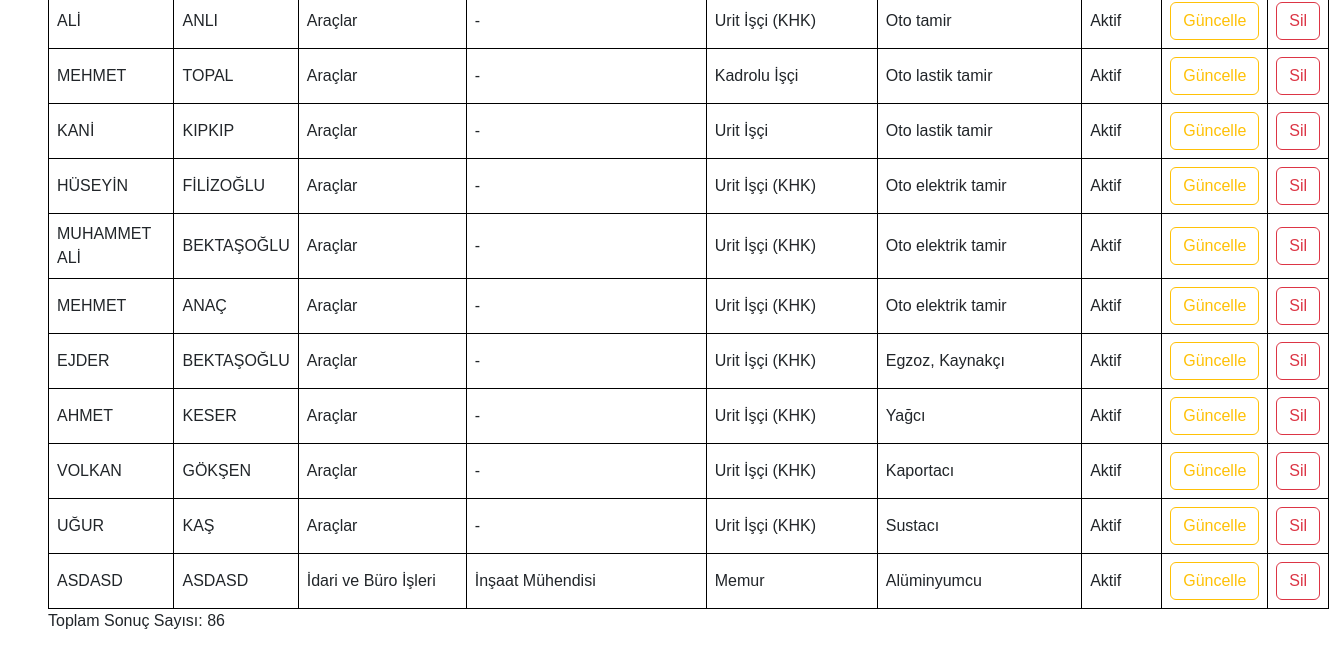
Before: /staff/ (lower part) with the older database file.
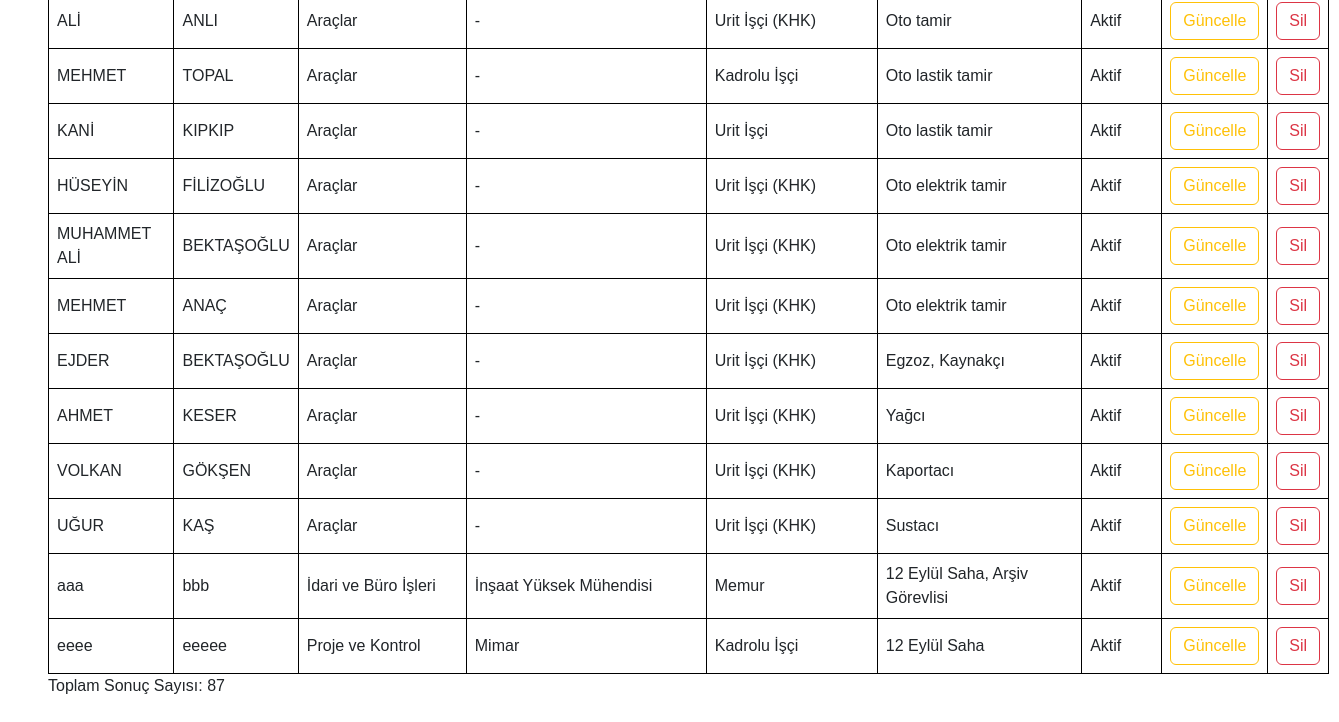
After: the same page with the newer database file.
### apps/staff/models.py (models this page shows, shortened)
class Staff(models.Model):
    name = models.CharField(max_length=200)
    surname = models.CharField(max_length=200)
    payroll = models.ForeignKey(Payroll, on_delete=models.CASCADE)
    unit = models.ForeignKey(Unit,on_delete=models.CASCADE)
    title = models.ForeignKey(Title, on_delete=models.CASCADE)
    duty = models.ManyToManyField(Duty)
    is_active = models.BooleanField(default=True)
    class Meta:
        verbose_name = "Personel"
        verbose_name_plural = "Personeller"

class Unit (models.Model):
    name = models.CharField(max_length=200, unique=True)
    def __str__(self):
        return self.name
    class Meta:
        verbose_name = "Birim"
        verbose_name_plural = "Birimler"

class Title (models.Model):
    name = models.CharField(max_length=200, unique=True)
    short_name = models.CharField(max_length=50,blank=True,null=True)
    def __str__(self):
        return self.name
    class Meta:
        verbose_name = "Unvan"
        verbose_name_plural = "Unvanlar"

class Payroll (models.Model):
    name = models.CharField(max_length=200, unique=True)
    def __str__(self):
        return self.name
    class Meta:
        verbose_name = "Kadro"
        verbose_name_plural = "Kadrolar"

class Duty (models.Model):
    name = models.CharField(max_length=200, unique=True)
    def __str__(self):
        return self.name
    class Meta:
        verbose_name = "Gorev"
        verbose_name_plural = "Gorevler"

### apps/staff/views.py (the view, shortened to what this page needs)
# urls.py: path('', views.staff_list, name='staff-list'),
def staff_list(request):
    form = StaffFilterForm(request.GET or None)
    staffs = Staff.objects.all()
    context = {
        'staffs': staffs,
        'form': form,
        'staff_count': staffs.count()
    }
    return render(request, 'staff/staff-list.html', context)

### apps/staff/templatetags/form_tags.py (called while the page is built)
@register.filter(name='add_class')
def add_class(value, arg):
    return value.as_widget(attrs={'class': arg})

### templates/staff/staff-list.html (shortened to what this page needs)
{% extends 'base.html' %}
{% load form_tags %}
{% block content %}
<form method="get" action="{% url 'staff-list' %}" class="filter-form">
    <table>
        <tbody>
            {% for staff in staffs %}
            <tr>
                <td>{{ staff.name }}</td>
                <td>{{ staff.surname }}</td>
                <td>{{ staff.unit.name }}</td>
                <td>{{ staff.title.name }}</td>
                <td>{{ staff.payroll.name }}</td>
                <td>{{ staff.duty.all|join:", " }}</td>
                <td>{{ staff.is_active|yesno:"Aktif,Pasif" }}</td>
                <td><a href="{% url 'staff-update' staff.pk %}" class="btn btn-outline-warning" >Güncelle</a></td>
                <td>
                    <a class="btn btn-outline-danger" href="{% url 'staff-delete' staff.pk %}"
                       onclick="return confirmDelete('{{ staff.name }}', '{{ staff.surname }}')">Sil</a>
                </td>
            </tr>
            {% endfor %}
        </tbody>
    </table>
</form>
<p>Toplam Sonuç Sayısı: {{ staff_count }}</p>
{% endblock %}

### templates/base.html (shortened to what this page needs)
{% load static %}
<!DOCTYPE html>
<html lang="en">
<head>
    <link href="https://cdn.jsdelivr.net/npm/bootstrap@5.3.3/dist/css/bootstrap.min.css" rel="stylesheet">
    <link rel="stylesheet" type="text/css" href="{% static 'css/styles.css' %}">
    <link href="https://cdnjs.cloudflare.com/ajax/libs/select2/4.0.13/css/select2.min.css" rel="stylesheet" />
</head>
<body>
        <div class="container-fluid p-5">
            {% block content %}{% endblock %}
        </div>
    </body>
</html>

### static/css/styles.css (style rules this page uses)
body { font-family: Arial, sans-serif; margin: 0; padding: 0; box-sizing: border-box; }
table { width: 100%; border-collapse: collapse; margin-top: 10px; }
.filter-form { display: flex; flex-direction: column; align-items: flex-start; }

Changed rows visible on the page:
removed Staff: name "ASDASD", surname "ASDASD", unit.name "İdari ve Büro İşleri", title.name "İnşaat Mühendisi", payroll.name "Memur", duty.all "Alüminyumcu", is_active "Aktif"
added Staff: name "aaa", surname "bbb", unit.name "İdari ve Büro İşleri", title.name "İnşaat Yüksek Mühendisi", payroll.name "Memur", duty.all "12 Eylül Saha, Arşiv Görevlisi", is_active "Aktif"
added Staff: name "eeee", surname "eeeee", unit.name "Proje ve Kontrol", title.name "Mimar", payroll.name "Kadrolu İşçi", duty.all "12 Eylül Saha", is_active "Aktif"
Other visible differences:
{{ staff_count }}: "86" → "87"
